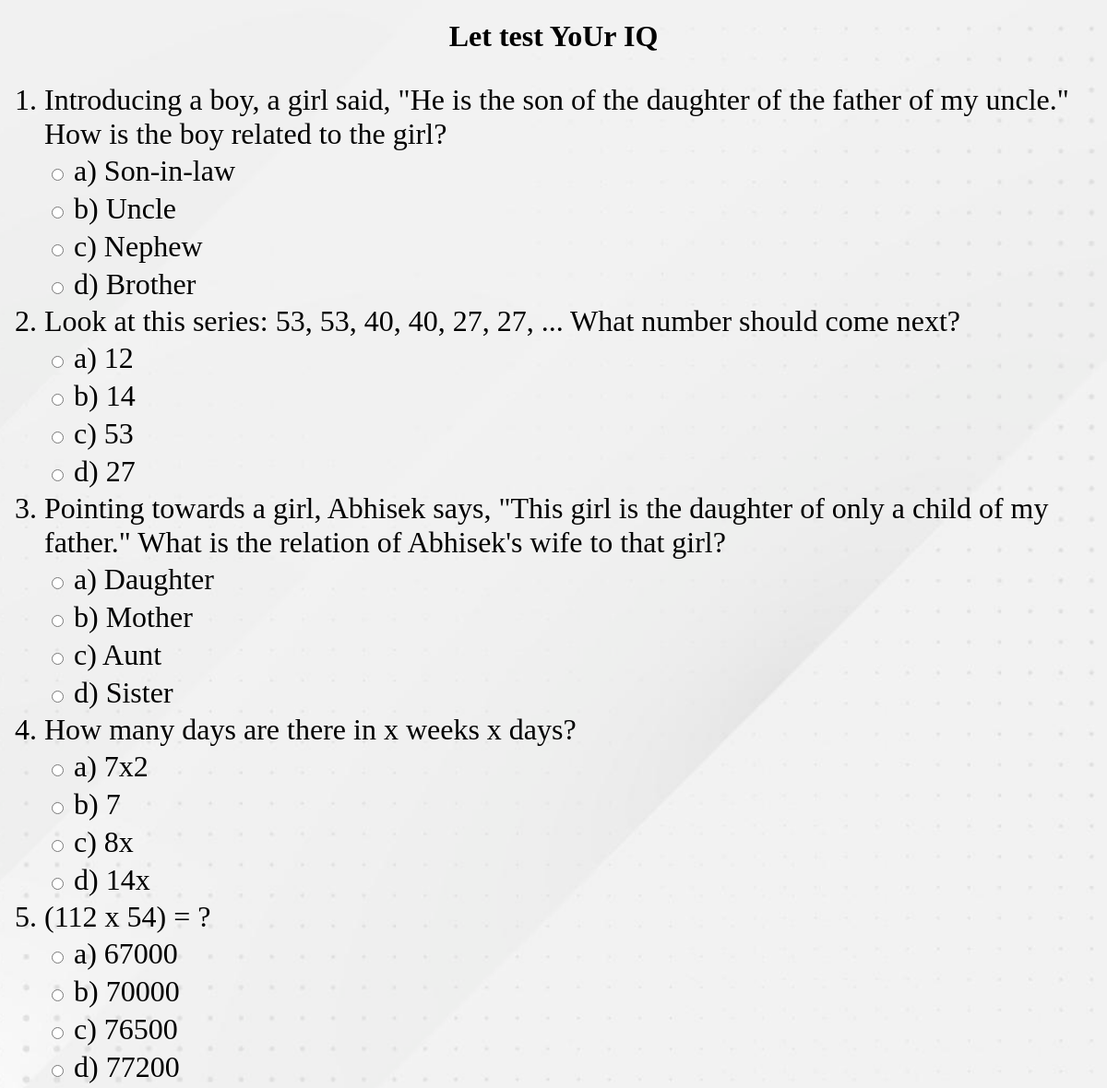
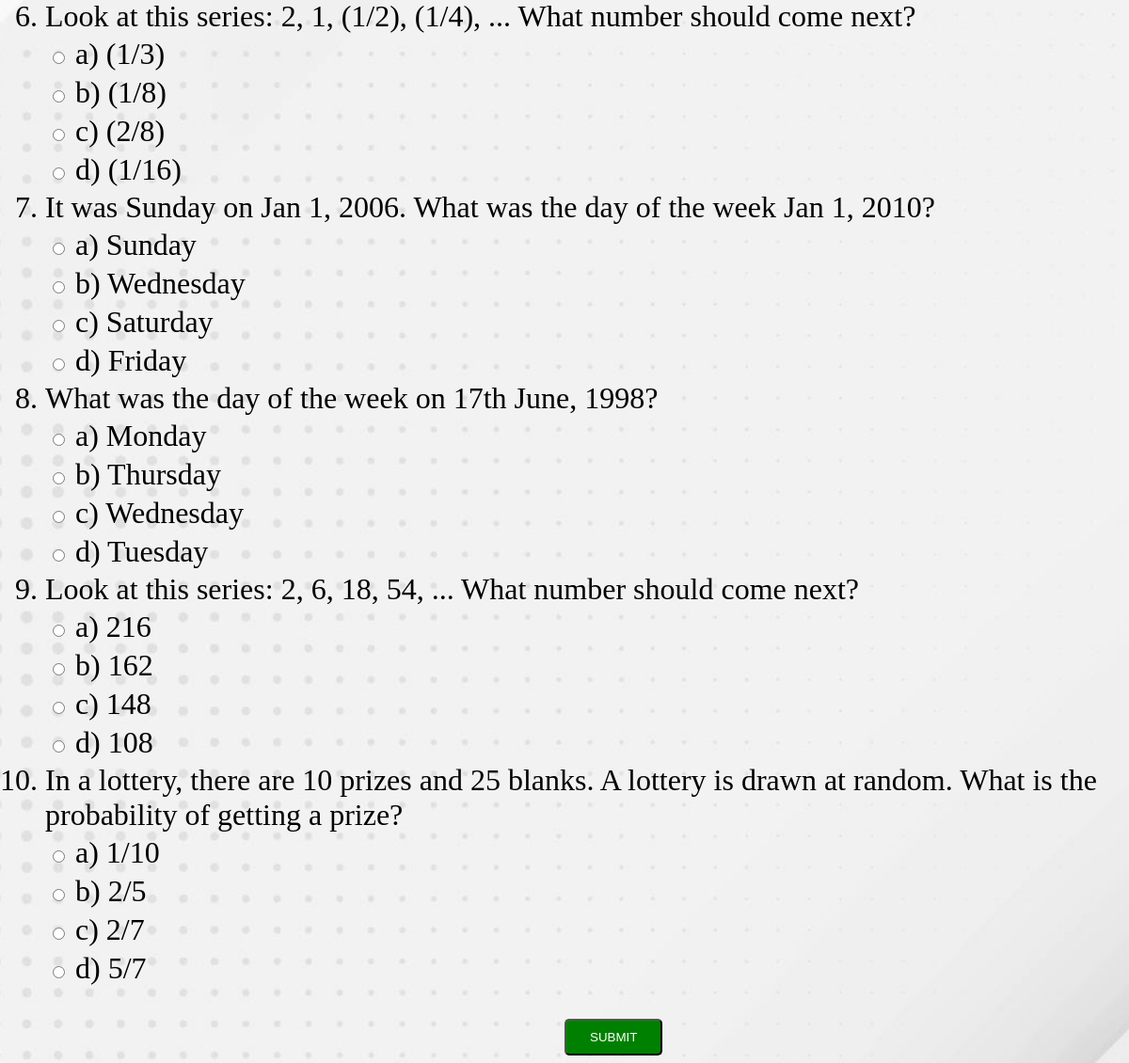
Page /q on the committed database (2 pictures, top to bottom).
### aptitude/models.py (models this page shows)
class question(models.Model):
    quest = models.TextField()
    cho1  = models.TextField()
    cho2  = models.TextField()
    cho3  = models.TextField()
    cho4  = models.TextField()
    ans  = models.TextField()
    exp = models.TextField(null=True,blank=True)

### aptitude/views.py (the view)
def quest(request):
    Quest = question.objects.all().values()
    lists = []
    id = []
    i=0
    while (i<10):
        redoms = random.choice(Quest)
        if redoms['id'] not in id:
            id.append(redoms['id'])
            lists.append(redoms)
            i+=1
    if request.method == 'POST':
        ans = request.POST['answer']
    print(id)
    return render(request,'question.html',{'qt':lists,'id':id})

### aptitude/templates/question.html (shortened to what this page needs)
{% extends 'base.html' %} {% load static %} {% block content %}
<link rel="stylesheet" href="{%static 'css/ques1.css'%}" />
<h1>Let test YoUr IQ</h1>
<ol type="1" style="font-size: 32px">
  {% for i in qt %}
  <li>
    {{ i.quest }}
    <table>
      <tr>
        <td>
          <input
            type="radio"
            onclick="check('{{i.id}} {{i.ans}} {{i.cho1}}')"
            name="{{i.id}}"
          />
          a) {{ i.cho1 }}
        </td>
      </tr>
      <tr>
        <td>
          <input
            type="radio"
            onclick="check('{{i.id}} {{i.ans}} {{i.cho2}}')"
            name="{{i.id}}"
          />
          b) {{ i.cho2 }}
        </td>
      </tr>
      <tr>
        <td>
          <input
            type="radio"
            onclick="check('{{i.id}} {{i.ans}} {{i.cho3}}')"
            name="{{i.id}}"
          />
          c) {{ i.cho3 }}
        </td>
      </tr>
      <tr>
        <td>
          <input
            type="radio"
            onclick="check('{{i.id}} {{i.ans}} {{i.cho4}}')"
            name="{{i.id}}"
          />
          d) {{ i.cho4 }}
        </td>
      </tr>
    </table>
  </li>
  {% endfor %}
</ol>
<form method="POST" action="ans">
  <button type="submit" onclick="answer()" class="but">SUBMIT</button>
</form>
{% endblock %}

### aptitude/templates/base.html (shortened to what this page needs)
<!DOCTYPE html>
{% load static %}
<head>
</head>
<body>
    {% block content %}
    {% endblock %}
</body>

### aptitude/static/css/ques1.css (style rules this page uses)
body { background-image: url("Hback.jpg"); background-size: cover; background-repeat: no-repeat; background-attachment: fixed; background-position: center; }
h1 { text-align: center; }
.but { margin-left: 50%; padding: 10px 25px 10px 25px; background-color: green; color: white; border-radius: 5px; }

### rows in the picture
question: quest "Introducing a boy, a girl said, \"He is the son of the daughter of the father of my uncle.\" How is the boy related to the girl?", cho1 "Son-in-law", cho2 "Uncle", cho3 "Nephew", cho4 "Brother"
question: quest "Look at this series: 53, 53, 40, 40, 27, 27, ... What number should come next?", cho1 "12", cho2 "14", cho3 "53", cho4 "27"
question: quest "Pointing towards a girl, Abhisek says, \"This girl is the daughter of only a child of my father.\" What is the relation of Abhisek's wife to that girl?", cho1 "Daughter", cho2 "Mother", cho3 "Aunt", cho4 "Sister"
question: quest "How many days are there in x weeks x days?", cho1 "7x2", cho2 "7", cho3 "8x", cho4 "14x"
question: quest "(112 x 54) = ?", cho1 "67000", cho2 "70000", cho3 "76500", cho4 "77200"
question: quest "Look at this series: 2, 1, (1/2), (1/4), ... What number should come next?", cho1 "(1/3)", cho2 "(1/8)", cho3 "(2/8)", cho4 "(1/16)"
question: quest "It was Sunday on Jan 1, 2006. What was the day of the week Jan 1, 2010?", cho1 "Sunday", cho2 "Wednesday", cho3 "Saturday", cho4 "Friday"
question: quest "What was the day of the week on 17th June, 1998?", cho1 "Monday", cho2 "Thursday", cho3 "Wednesday", cho4 "Tuesday"
question: quest "Look at this series: 2, 6, 18, 54, ... What number should come next?", cho1 "216", cho2 "162", cho3 "148", cho4 "108"
question: quest "In a lottery, there are 10 prizes and 25 blanks. A lottery is drawn at random. What is the probability of getting a prize?", cho1 "1/10", cho2 "2/5", cho3 "2/7", cho4 "5/7"
